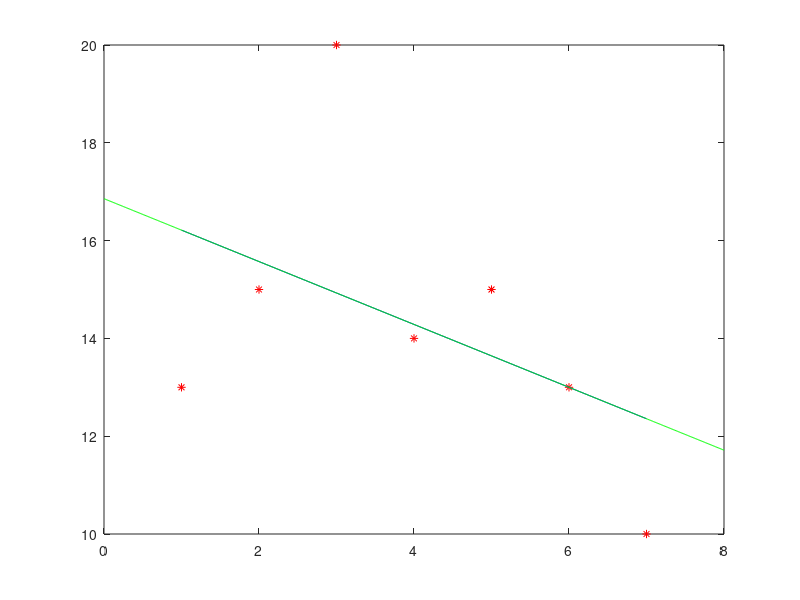

The MATLAB script that drew this image:
printf("== Exercise 1\n")

time = [1, 2, 3, 4, 5, 6, 7]
temperature = [13, 15, 20, 14, 15, 13, 10]
t = 8

p = polyfit(time, temperature, 1)

a = p(1)
b = p(2)

printf("f(x) = %f*x + %f", a, b);

approximation = polyval(p, t)


plot(time, temperature, 'r*')

hold on;


# version 1
f = a*time + b
plot(time, polyval(p, time), 'b')

# version 2 - not sure which is good
x = 0 : 0.01 : 8
f = a*x + b

plot(x, polyval(p, x), 'g')




